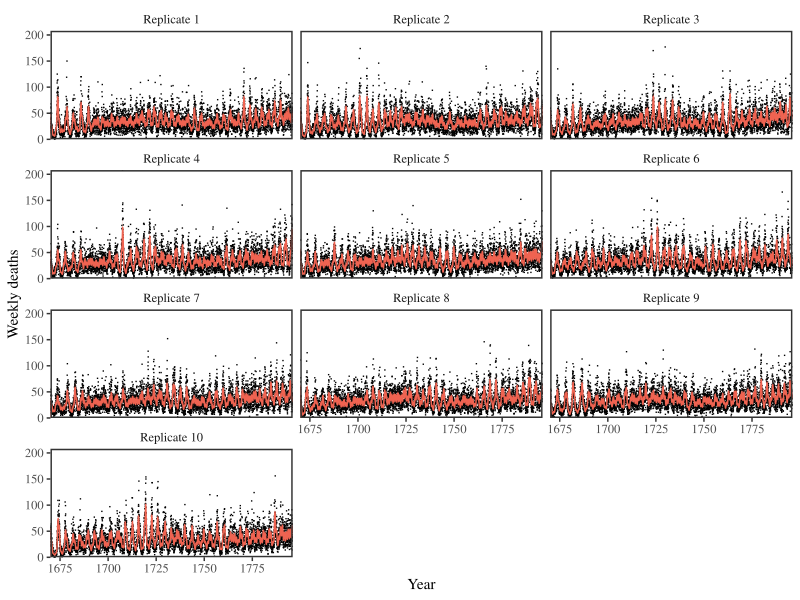

Source code (R):
library(dplyr)
library(ggplot2); theme_set(theme_bw(base_family = "Times"))
library(egg)
library(cmdstanr)
library(gridExtra)
load("../simulate/simulate_rep_nochange_stoch.rda")
load("../stanfit_sir_default_rep_nc_stoch/stanfit_sir_default_rep_nc_stoch1.rda")
load("../stanfit_sir_default_rep_nc_stoch/stanfit_sir_default_rep_nc_stoch2.rda")
load("../stanfit_sir_default_rep_nc_stoch/stanfit_sir_default_rep_nc_stoch3.rda")
load("../stanfit_sir_default_rep_nc_stoch/stanfit_sir_default_rep_nc_stoch4.rda")
load("../stanfit_sir_default_rep_nc_stoch/stanfit_sir_default_rep_nc_stoch5.rda")
load("../stanfit_sir_default_rep_nc_stoch/stanfit_sir_default_rep_nc_stoch6.rda")
load("../stanfit_sir_default_rep_nc_stoch/stanfit_sir_default_rep_nc_stoch7.rda")
load("../stanfit_sir_default_rep_nc_stoch/stanfit_sir_default_rep_nc_stoch8.rda")
load("../stanfit_sir_default_rep_nc_stoch/stanfit_sir_default_rep_nc_stoch9.rda")
load("../stanfit_sir_default_rep_nc_stoch/stanfit_sir_default_rep_nc_stoch10.rda")

fitdata <- lapply(1:10, function(x) {
  dd <- get(paste0("summary_sir_default_laplace_rep_nc_stoch", x))
  
  ss <- simulate_rep_nochange_stoch[[x]]
  
  data.frame(
    week=ss[[1]]$week,
    year=ss[[1]]$year,
    cases=ss[[1]]$cases,
    pred=dd$median[grepl("C\\[", dd$variable)],
    lwr=dd$q5[grepl("C\\[", dd$variable)],
    upr=dd$q95[grepl("C\\[", dd$variable)],
    fit=x
  )
}) %>%
  bind_rows %>%
  mutate(
    fit=paste0("Replicate ", fit)
  ) %>%
  mutate(
    fit=factor(fit, levels=paste0("Replicate ", 1:10))
  )

g1 <- ggplot(fitdata) +
  geom_point(aes(year+week/52+1669, cases), shape=".") +
  geom_ribbon(aes(year+week/52+1669, ymin=lwr, ymax=upr), fill="#EF6351", alpha=0.4) +
  geom_line(aes(year+week/52+1669, pred), col="#EF6351") +
  scale_x_continuous("Year", expand=c(0, 0)) +
  scale_y_continuous("Weekly deaths", expand=c(0, 0)) +
  facet_wrap(~fit, ncol=) +
  theme(
    panel.grid = element_blank(),
    panel.border = element_rect(linewidth=1),
    strip.background = element_blank()
  )

ggsave("figure_stanfit_rep_stoch_traj.pdf", g1, width=8, height=6)
